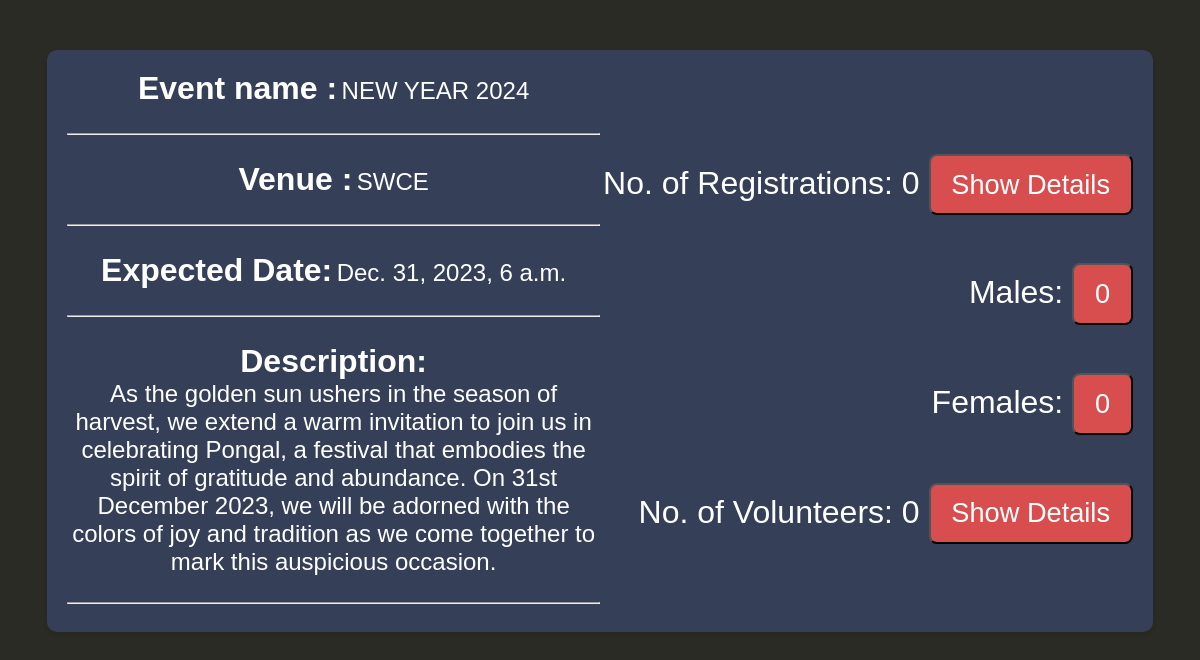
Page /org_manage_event/18 on the committed database.
### authentication/models.py (models this page shows, shortened)
class Event(models.Model):
    name = models.CharField(max_length=200)
    description = models.TextField()
    start_time = models.DateTimeField()
    end_time = models.DateTimeField()
    venue = models.CharField(max_length=200)
    organizer = models.ForeignKey(Profile, on_delete=models.CASCADE, related_name='organized_events')
    created_at = models.DateTimeField(auto_now_add=True)
    updated_at = models.DateTimeField(auto_now=True)
    approved = models.BooleanField(default=False)

### authentication/views.py (the view)
# urls.py: path('org_manage_event/<int:event_id>',org_manage_event,name='org_manage_event'),
def org_manage_event(request,event_id):
	event=Event.objects.get(id=event_id)
	registrations=Registration.objects.filter(event=event)
	regCount=registrations.count()
	regMaleCount = registrations.filter(user__gender='male').count()
	regFemaleCount= registrations.filter(user__gender='female').count()
	volunteers=Volunteer.objects.filter(event=Event.objects.get(id=event_id))
	volunteersCount=volunteers.count()
	return render(request,'authentication/orgshow.html',{'regCount':regCount,'regMaleCount':regMaleCount,'regFemaleCount':regFemaleCount,'volunteersCount':volunteersCount,'event':event})

### authentication/templates/authentication/orgshow.html (shortened to what this page needs)
<!DOCTYPE html>
<html>
<head>
</head>
<body>
    <div class="container">
        <div class="div_deg">
            <div   class="box" >
                <label style="display: inline-flex;color: #fff; font-size: 2rem;font-weight:bold;" class="label" for="">Event name :</label>
                <div style="display: inline-flex;color: #fff; font-size: 1.5rem;" class="details">{{event.name}}</div>
            </div>
            <br>
            <hr>
            <br>
            <div class="box">
                <label style="display: inline-flex;color: #fff; font-size: 2rem;font-weight:bold;" class="label" for="">Venue :</label>
                <div style="display: inline-flex;color: #fff; font-size: 1.5rem;" class="details">{{event.venue}}</div>
            </div>
            <br>
            <hr>
            <br>
            <div class="box">
                <label style="display: inline-flex;color: #fff; font-size: 2rem;font-weight:bold;" class="label" for="">Expected Date:</label>
                <div style="display: inline-flex;color: #fff; font-size: 1.5rem;" class="details">{{event.start_time}}</div>
            </div>
            <br>
            <hr>
            <br>
            <div class="box">
                <div style="display: inline-flex;color: #fff; font-size: 2rem;font-weight:bold;"> Description:</div>
                <div style="display: inline-flex;color: #fff; font-size: 1.5rem;" class="details">{{event.description}}</div>
            </div>
            <br>
<hr>
</div>
<div class="event-registration">
    <p style="color: #fff; font-size: 2rem;">
        No. of Registrations: {{ regCount }}
        <a href="{% url 'showParticipants' event.id %}">
            <button class="btn">Show Details</button>
        </a>
    </p>
    <p style="color: #fff; font-size: 2rem;">
        Males: <button class="btn">{{ regMaleCount }}</button>
    </p>
    <p style="color: #fff; font-size: 2rem;">
        Females: <button class="btn">{{ regFemaleCount }}</button>
    </p>
    <p style="color: #fff; font-size: 2rem;">
        No. of Volunteers: {{ volunteersCount }}
        <a href="{% url 'showVolunteers' event.id %}">
            <button class="btn">Show Details</button>
        </a>
    </p>
</div>
</div>
</body>
</html>

### authentication/templates/authentication/orgshow.html (style rules this page uses)
body { background-color:#2b2b26 ; font-family: Arial, sans-serif; }
.container { display: flex; justify-content: space-between; align-items: center; margin: 50px auto; max-width: 90%; height:80%; background-color: #354058; padding: 20px; border-radius: 10px; box-shadow: 0 2px 5px rgba(0, 0, 0, 0.1); }
.div_deg { flex: 1; text-align: center; }
.event-registration { flex: 1; text-align: right; }
.btn { margin-top: 1rem; display: inline-block; padding: 0.8rem 1.3rem; font-size: 1.7rem; border-radius: 0.5rem; background: #d84d4d; color: #fff; cursor: pointer; font-weight: 400; }

### rows in the picture
Event: name "NEW YEAR 2024", venue "SWCE", start_time "Dec. 31, 2023, 6 a.m.", description "As the golden sun ushers in the season of harvest, we extend a warm invitation to join us in celebrating Pongal, a festival that embodies the spirit of gratitude and abundance. On 31st December 2023, we will be adorned with the colors of joy and tradition as we come together to mark this auspicious occasion."

### other values in the picture
{{ regCount }} "0"
{{ regMaleCount }} "0"
{{ regFemaleCount }} "0"
{{ volunteersCount }} "0"
